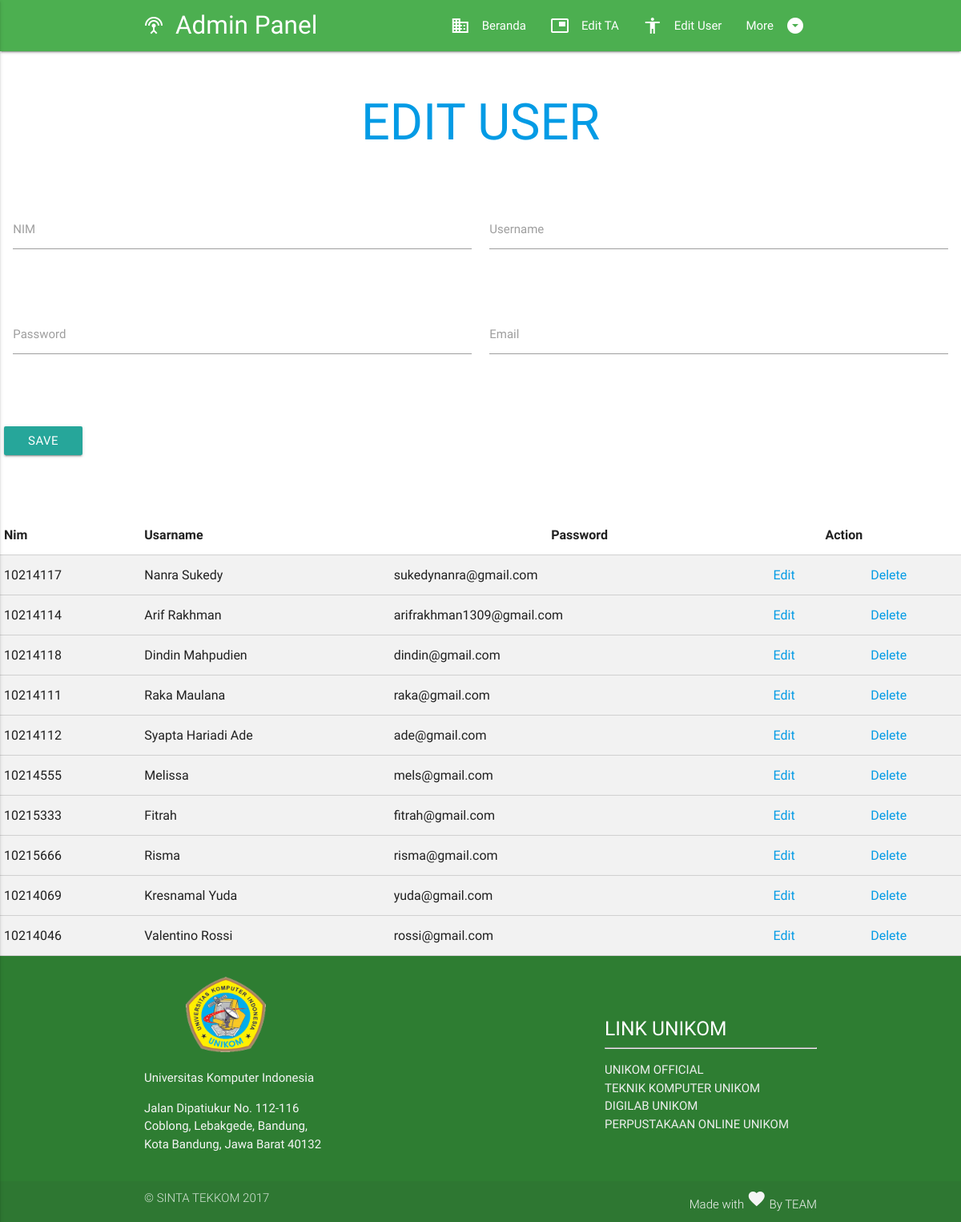
/admin/editUser.php, run on the app's committed database.
### tables this page shows
CREATE TABLE `user` (
  `id` int(4) NOT NULL,
  `nama` varchar(70) NOT NULL,
  `nim` varchar(8) NOT NULL,
  `email` varchar(60) NOT NULL,
  `tanggal` varchar(30) NOT NULL,
  `pass` varchar(60) NOT NULL,
  `hp` varchar(20) NOT NULL
);

### admin/editUser.php (the view, shortened to what this page needs)
<?php include_once "crud2.php"; ?>
<html>
<head>
    <link type="text/css" rel="stylesheet" href="css/materialize.min.css" media="screen,projection" />
    <link type="text/css" rel="stylesheet" href="css/style.css">
</head>
<div class="navbar-fixed">
        <nav class="green">
            <div class="container">
                <div class="nav-wrapper">
                    <a href="http://localhost/sinta.tekkom.ac.id/admin/" class="brand-logo">Admin Panel<i class="material-icons left">settings_input_antenna</i></a>
                    <ul id="nav-mobile" class="right hide-on-med-and-down">
                        <li><a href="http://localhost/sinta.tekkom.ac.id/admin/">Beranda<i class="material-icons left">business</i></a></li>
                        <li><a href="http://localhost/sinta.tekkom.ac.id/admin/editTA.php">Edit TA<i class="material-icons left">picture_in_picture</i></a></li>
                        <li><a href="http://localhost/sinta.tekkom.ac.id/admin/editUser.php">Edit User<i class="material-icons left">accessibility</i></a></li>
                        <li><a href="#" class="dropdown-button" data-activates="dropdownMore">More<i class="material-icons right">arrow_drop_down_circle</i></a></li>
                    </ul>
                </div>
            </div>
        </nav>
    </div>
<body>
    <br>
    <a href="http://localhost/sinta.tekkom.ac.id/admin/editTA.php" title="Tutorial link">
        <h1 class="center">EDIT USER</h1>
    </a>
    <br>
    <div id="form">
        <form method="post">
            <table width="100%" border="1" cellpadding="15">
                <tr>
                    <td>
                        <div class="row">
                            <div class="input-field col s6">
                                <input name="nim" value="<?php if(isset($_GET['edit'])) echo $getROW['nim'];  ?>" id="nim" type="text" class="validate" required>
                                <label class="active" for="nim">NIM</label>
                            </div>
                            <div class="input-field col s6">
                                <input name="username" value="<?php if(isset($_GET['edit'])) echo $getROW['nim'];  ?>" id="username" type="text" class="validate" required>
                                <label class="active" for="username">Username</label>
                            </div>
                        </div>
                    </td>
                </tr>
                <tr>
                    <td>
                        <div class="row">
                            <div class="row">
                                <div class="input-field col s6">
                                    <input name="password" value="<?php if(isset($_GET['edit'])) echo $getROW['password'];  ?>" id="password" type="password" class="validate" required>
                                    <label class="active" for="password">Password</label>
                                </div>
                                <div class="input-field col s6">
                                    <input name="email" value="<?php if(isset($_GET['edit'])) echo $getROW['email'];  ?>" id="email" type="email" class="validate" required>
                                    <label class="active" for="email">Email</label>
                                </div>
                            </div>
                        </div>
                    </td>
                </tr>
                <tr>
                    <td>
                        <?php
                                if(isset($_GET['edit']))
                                {
                                ?>
                            <button class="btn" type="submit" name="update">UPDATE <i class="material-icons right">send</i></button>
                            <?php
                                }
                                else
                                {
                                ?>
                                <button class="btn" type="submit" name="save">SAVE</button>
                                <?php
                                }
                                ?>
                    </td>
                </tr>
            </table>
        </form>
        <br><br>
        <table border="1" class="striped bordered responsive-table">
            <thead>
                <tr>
                    <th>Nim</th>
                    <th>Usarname</th>
                    <th class="center">Password</th>
                    <th colspan="1" class="right">Action</th>
                </tr>
            </thead>
            <?php
        $res = $MySQLiconn->query("SELECT * FROM user");
        while($row=$res->fetch_array())
        {
        ?>
                <tbody>
                    <tr>
                        <td>
                            <?php echo $row['nim']; ?>
                        </td>
                        <td>
                            <?php echo $row['nama']; ?>
                        </td>
                        <td>
                            <?php echo $row['email']; ?>
                        </td>
                        <td><a href="?edit=<?php echo $row['id']; ?>" onclick="return confirm('Anda Akan Mengedit Data ?');">Edit</a></td>
                        <td><a href="?del=<?php echo $row['id']; ?>" onclick="return confirm('Yakin Untuk Menghapus !');">Delete</a></td>
                    </tr>
                </tbody>
                <?php
}
?>
        </table>
    </div>
     <footer class="page-footer green darken-3">
        <div class="container">
            <div class="row">
                <div class="col l6 s12">
                    <span>&nbsp;</span>
                    <span>&nbsp;</span>
                    <span>&nbsp;</span>
                    <span>&nbsp;</span>
                    <span>&nbsp;</span>
                    <span>&nbsp;</span>
                    <span>&nbsp;</span>
                    <img id="logo" style="width: 100px; height:100px;" src="img/unikom.png">
                    <p class="grey-text text-lighten-4 h3">Universitas Komputer Indonesia</p>
                    <ul>
                        <li class="grey-text text-lighten-4">Jalan Dipatiukur No. 112-116</li>
                        <li class="grey-text text-lighten-4"> Coblong, Lebakgede, Bandung,</li>
                        <li class="grey-text text-lighten-4">Kota Bandung, Jawa Barat 40132</li>
                    </ul>
                </div>
                <div class="col l4 offset-l2 s12">
                    <br>
                    <br>
                    <h5 class="white-text">LINK UNIKOM</h5>
                    <hr>
                    <ul>
                        <li><a class="grey-text text-lighten-3" href="http://www.unikom.ac.id/">UNIKOM OFFICIAL</a></li>
                        <li><a class="grey-text text-lighten-3" href="http://tk.unikom.ac.id/index.php">TEKNIK KOMPUTER UNIKOM</a></li>
                        <li><a class="grey-text text-lighten-3" href="http://digilib.unikom.ac.id/">DIGILAB UNIKOM</a></li>
                        <li><a class="grey-text text-lighten-3" href="http://elib.unikom.ac.id/">PERPUSTAKAAN ONLINE UNIKOM</a></li>
                    </ul>
                </div>
            </div>
        </div>
        <div class="footer-copyright ">
            <div class="container ">
                &copy; SINTA TEKKOM
                <?php echo date('Y'); ?>
                <a class="grey-text text-lighten-4 right waves-effect waves-light" href="https://about.me/nanrasukedy">Made with <i class="material-icons">favorite</i> By TEAM</a>
            </div>
        </div>
    </footer>
</body>
</html>

### admin/css/style.css (style rules this page uses)
#logo { padding-top: 6px; }
body { display: flex; min-height: 100vh; flex-direction: column; }

### data on the page
user: nim "10214117", nama "Nanra Sukedy", email "sukedynanra@gmail.com"
user: nim "10214114", nama "Arif Rakhman", email "arifrakhman1309@gmail.com"
user: nim "10214118", nama "Dindin Mahpudien", email "dindin@gmail.com"
user: nim "10214111", nama "Raka Maulana", email "raka@gmail.com"
user: nim "10214112", nama "Syapta Hariadi Ade", email "ade@gmail.com"
user: nim "10214555", nama "Melissa", email "mels@gmail.com"
user: nim "10215333", nama "Fitrah", email "fitrah@gmail.com"
user: nim "10215666", nama "Risma", email "risma@gmail.com"
user: nim "10214069", nama "Kresnamal Yuda", email "yuda@gmail.com"
user: nim "10214046", nama "Valentino Rossi", email "rossi@gmail.com"
